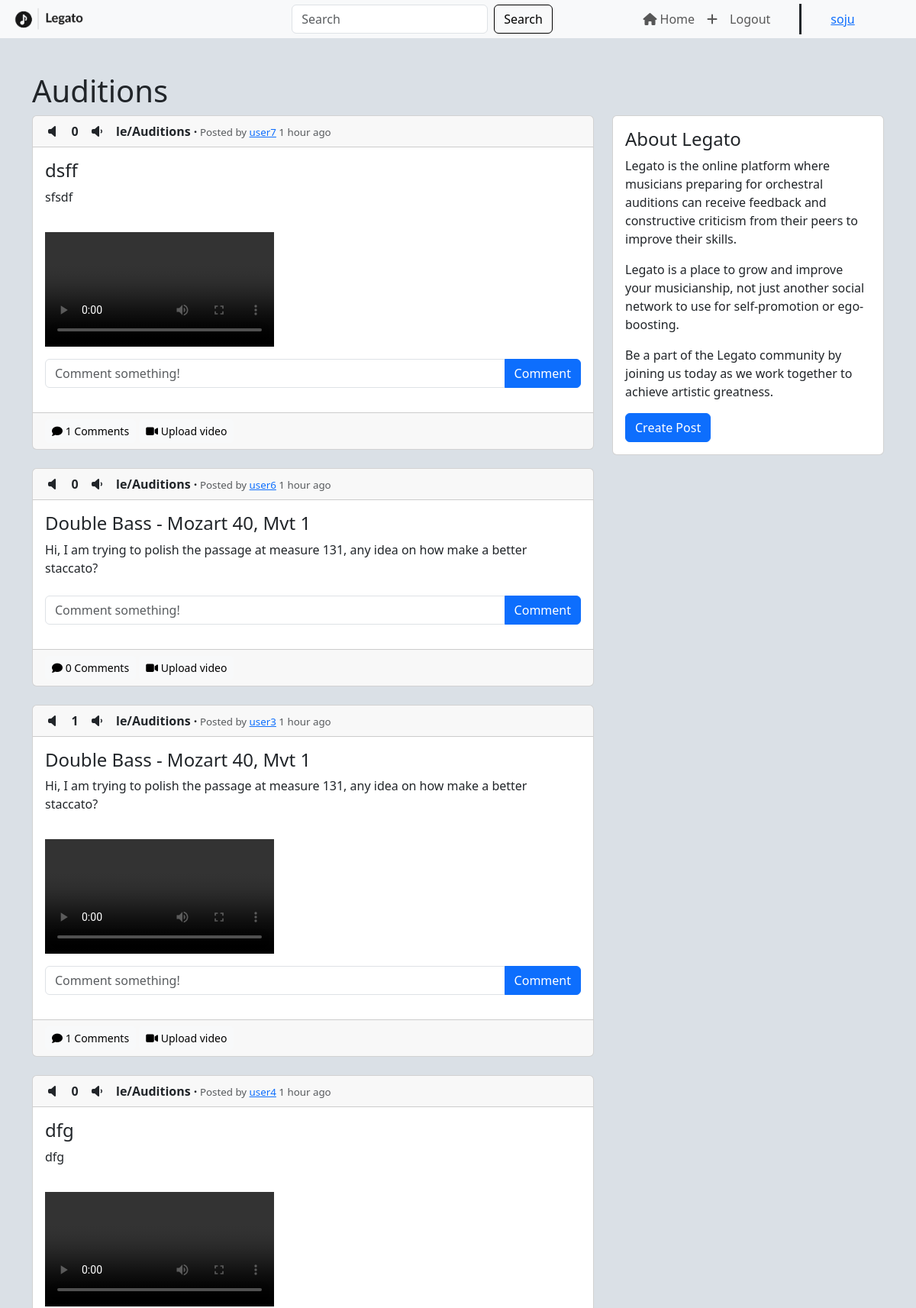
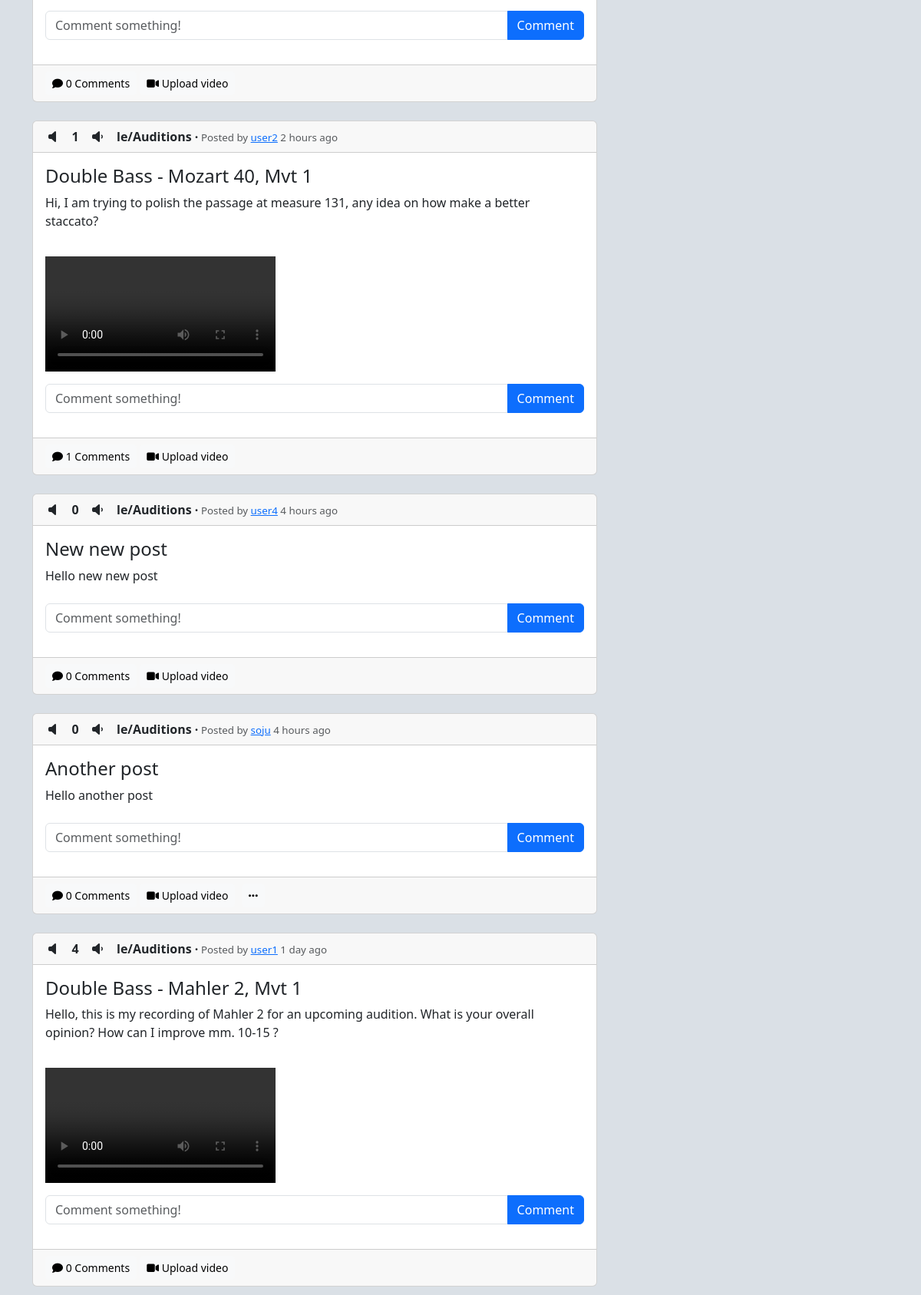
The app's page /index (signed in, upper part) with its own data (2 pictures, top to bottom).
### legato/models.py (models this page shows)
class User(db.Model, UserMixin):
    id = db.Column(db.Integer, primary_key=True)
    email = db.Column(db.String(150), nullable=False, unique=True)
    username = db.Column(db.String(150), nullable=False, unique=True)
    password = db.Column(db.String(150), nullable=False)
    date_created = db.Column(db.DateTime(timezone=True), default=func.now())
    posts = db.relationship('Post', backref='user', passive_deletes=True)
    comments = db.relationship('Comment', backref='user', passive_deletes=True)
    likes = db.relationship('Like', backref='user', passive_deletes=True)
    dislikes = db.relationship('Dislike', backref='user', passive_deletes=True)

class Post(db.Model):
    id = db.Column(db.Integer, primary_key=True)
    title = db.Column(db.String(60), nullable=False)
    text = db.Column(db.Text, nullable=False)
    date_created = db.Column(db.DateTime(timezone=True), default=func.now())
    author_id = db.Column(db.Integer, db.ForeignKey(
        'user.id', ondelete="CASCADE"), nullable=False)
    comments = db.relationship('Comment', backref='post', passive_deletes=True)
    likes = db.relationship('Like', backref='post', passive_deletes=True)
    dislikes = db.relationship('Dislike', backref='post', passive_deletes=True)
    video = db.Column(db.String(100), nullable=True)

### legato/views.py (the view)
@views.route("/")
@views.route("/index")
@login_required
def index():
    search = request.args.get("search")
    comments = Comment.query.all()
    now = datetime.utcnow()
    if search:
        posts = Post.query.filter(Post.title.contains(
            search) | Post.text.contains(search)).all()
    else:
        posts = Post.query.all()
    for post in posts:
        date = post.date_created
        ups = len(post.likes)
        downs = len(post.dislikes)
        post.hot_score = hot(ups, downs, date)
    sorted_posts = sorted(posts, key=lambda post: post.hot_score, reverse=True)
    for post in sorted_posts:
        time_diff = now - post.date_created
        post.time_passed = from_now(time_diff)
    for comment in comments:
        time_diff = now - comment.date_created
        comment.time_passed = from_now(time_diff)
    return render_template("index.html", user=current_user, posts=sorted_posts)

### legato/__init__.py (called while the page is built)
def create_app():
    app = Flask(__name__)
    app.config['SECRET_KEY'] = SECRET_KEY
    app.config["SQLALCHEMY_DATABASE_URI"] = f"sqlite:///{os.path.join(os.getcwd(), 'database.db')}"
    app.config['UPLOAD_FOLDER'] = UPLOAD_FOLDER
    app.config['MAX_CONTENT_LENGTH'] = 100 * 1024 * 1024
    db.init_app(app)
    from .views import views
    from .auth import auth
    app.register_blueprint(views, url_prefix="/")
    app.register_blueprint(auth, url_prefix="/")
    login_manager = LoginManager()
    login_manager.login_view = "auth.login"
    login_manager.init_app(app)
    @login_manager.user_loader
    def load_user(id):
        return User.query.get(int(id))
    with app.app_context():
        from .models import User
        db.create_all()
    return app

### legato/helpers.py (called while the page is built, shortened)
def from_now(time_diff):
    minutes = int(time_diff.total_seconds() // 60)
    if minutes < 1:
        return "less than a minute ago"
    if minutes == 1:
        return "1 minute ago"
    if minutes > 1 and minutes < 60:
        return f"{minutes} minutes ago"
    hours = int(minutes // 60)
    if hours == 1:
        return "1 hour ago"
    if hours > 1 and hours < 24:
        return f"{hours} hours ago"
    days = int(hours // 24)
    if days == 1:
        return "1 day ago"

def epoch_seconds(date):
    td = date - epoch
    return td.days * 86400 + td.seconds + (float(td.microseconds) / 1000000)

def score(ups, downs):
    return ups - downs

def hot(ups, downs, date):
    s = score(ups, downs)
    order = log(max(abs(s), 1), 10)
    sign = 1 if s > 0 else -1 if s < 0 else 0
    seconds = epoch_seconds(date) - 1134028003
    return round(sign * order + seconds / 45000, 7)

### legato/templates/index.html (shortened to what this page needs)
{% extends "posts_div.html" %}

### legato/templates/posts_div.html (shortened to what this page needs)
{% extends "layout.html" %}
{% block main %}
<div class="posts">
  <div class="container">
    <div class="row">
      <h1>{% block header %}Auditions{% endblock %}</h1>
      <div class="col-sm-8">
        {% for post in posts %}
        <div class="card">
          <div class="card-header">
            {% if user.id in post.dislikes|map(attribute="author_id")|list %}
            <i class="fa-solid fa-volume-xmark" id="dislike-button-{{post.id}}" onclick="dislike({{post.id}})"></i>
            {% else %}
            <i class="fa-solid fa-volume-off" id="dislike-button-{{post.id}}" onclick="dislike({{post.id}})"></i>
            {% endif %}
            <span id="counter-{{post.id}}" class="counter">
              {{ post.likes|length - post.dislikes|length}}
            </span>
            {% if user.id in post.likes|map(attribute="author_id")|list %}
            <i class="fa-solid fa-volume-high" id="like-button-{{post.id}}" onclick="like({{post.id}})"></i>
            {% else %}
            <i class="fa-solid fa-volume-low" id="like-button-{{post.id}}" onclick="like({{post.id}})"></i>
            {% endif %}
            <span class="legend"><strong id="sub">le/Auditions ·</strong><span class="text-muted"
                style="font-size: 10pt;"> Posted by
                <a href="/posts/{{post.user.username}}">{{post.user.username}}</a>
                {{ post.time_passed }}</span></span>
          </div>
          <div class="card-body">
            <div class="textual-content">
              <h4 class="card-title">{{ post.title }}</h4>
              <p class="card-text">{{ post.text }}</p>
            </div>
            {% if post.video %}
            <div class="video-container">
              <video controls="controls" preload="preload">
                <source src="/static/{{post.video}}" type="video/mp4">
              </video>
            </div>
            {% endif %}
            <form class="input-group mb-3" id="comment" method="POST" action="/create-comment/{{post.id}}">
              <input type="text" id="text" name="text" class="form-control" placeholder="Comment something!" />
              <button type="submit" class="btn btn-primary">Comment</button>
            </form>
          </div>
          <div class="card-footer text-muted">
            <a data-bs-toggle="collapse" href="#comments-{{post.id}}" class="btn btn-light btn-sm"><i
                class="fas fa-comment"></i>
              {{post.comments|length}} Comments</a>
            <a data-bs-toggle="collapse" href="#upload-{{post.id}}" class="btn btn-light btn-sm"><i
                class="fa-solid fa-video"></i> Upload video</a>
            {% if user.id == post.author_id %}
            <a href="#" class="btn btn-light btn-sm" data-bs-toggle="dropdown" aria-expanded="false"
              id="dropdownToggle"><i class="fa-solid fa-ellipsis"></i></a>
            {% endif %}
          </div>
        </div>
        <br />
        {% endfor %}
      </div>
      {% block column %}
      <div class="col-sm-4" style="display: block;">
        <div class="card" id="side-card">
          <div class="card-body">
            <h4 class="card-title">About Legato</h4>
            <p class="card-text">
              Legato is the online platform where musicians preparing for orchestral auditions can receive feedback and
              constructive criticism from their peers to improve their skills.
            <p class="card-text">
              Legato is a place to grow and improve your musicianship, not just another social network to use for
              self-promotion or ego-boosting.
            </p>
            </p>
            <p class="card-text"> Be a part of the Legato community by joining us today as we work together to achieve
              artistic greatness.
            </p>
            <a href="/create-post" class="btn btn-primary btn-block">Create Post</a>
          </div>
        </div>
      </div>
      {% endblock %}
    </div>
  </div>
</div>
{% endblock %}

### legato/templates/layout.html (shortened to what this page needs)
<!DOCTYPE html>
<html lang="en">
<head>
  <link href="https://cdn.jsdelivr.net/npm/bootstrap@5.3.0-alpha1/dist/css/bootstrap.min.css" rel="stylesheet"
 />
  <link href="/static/styles.css" rel="stylesheet">
</head>
<body>
  <nav class="navbar navbar-expand-lg bg-body-tertiary fixed-top">
    <div class="container-fluid">
      <a class="navbar-brand" href="/"><img src="/static/Legato-logos_transparent.png" alt=""></a>
      <div class="collapse navbar-collapse" id="navbarTogglerDemo02">
        <form class="d-flex" role="search" style="margin-left: auto;
        margin-right: auto;">
          <input class="form-control me-2" type="search" placeholder="Search" name="search">
          <button class="btn btn-outline-success" type="submit">Search</button>
        </form>
        <ul class="navbar-nav me-auto mb-2 mb-lg-0">
          <li class="nav-item">
            <a class="nav-item nav-link" href="/index"><i class="fa-solid fa-house"></i> Home</a>
          </li>
          {% if user.is_authenticated %}
          <li class="nav-item">
            <a class="nav-item nav-link" href="/create-post"><i class="fa-solid fa-plus"></i></a>
          </li>
          <li class="nav-item">
            <a class="nav-item nav-link" href="/logout">Logout</a>
          </li>
          <div style="margin-left: 30px;border-left-width: 3px;border-left-style: solid;margin-right: 30px;"></div>
          <li class="nav-item">
            <a class="nav-item nav-link" id="nav-username" href="/posts/{{user.username}}">{{user.username}}</a>
          </li>
          {% endif %}
        </ul>
      </div>
    </div>
  </nav>
  <div>{% block main %}{% endblock %}</div>
</body>
</html>

### legato/static/styles.css (style rules this page uses)
body { background: #dae0e6 !important; margin-top: 75px !important; }
.navbar { --bs-navbar-padding-y: 0; }
.navbar-nav { margin-left: auto; margin-right: auto; padding-right: 10px; padding-left: 10px; margin-bottom: 10px; }
.navbar-brand { width: 150px; font-size: 24px; }
.navbar-brand img { height: 40px; float: left; margin-right: 7px; }
#navbarTogglerDemo02 { margin-right: 0px; margin-left: 65px; padding-left: 89px; padding-right: 0px; }
#nav-username { color: rgba(var(--bs-link-color-rgb), var(--bs-link-opacity, 1)); text-decoration: underline; }
.btn-outline-success { --bs-btn-color: black; --bs-btn-border-color: black; --bs-btn-hover-color: #fff; --bs-btn-hover-bg: orange; --bs-btn-hover-border-color: black; --bs-btn-focus-shadow-rgb: 25, 135, 84; --bs-btn-active-color: #fff; --bs-btn-active-bg: orange; --bs-btn-active-border-color: orange; --bs-btn-active-shadow: inset 0 3px 5px rgba(0, 0, 0, 0.125); --bs-btn-disabled-color: orange; --bs-btn-disabled-bg: transparent; --bs-btn-disabled-border-color: orange; --bs-gradient: none; }
.card-header { display: flex; align-items: center; }
.card-header i { font-size: 16px; margin-right: 10px; width: 24px; text-align: center; }
.card-header .counter { font-size: 16px; min-width: 20px; text-align: center; position: relative; left: -6px; font-weight: bold; }
.fa-volume-low { margin-right: 5px; margin-left: 4px; padding-right: 6px; }
.fa-volume-off { margin-left: 1px; min-width: 20px; padding-right: 8px; }
#side-card { position: sticky; top: 55px; }
.posts { padding-top: 20px; }
.video-container { margin: 10px auto; }
video { max-width: 100%; }

### records on screen
User: username "soju"
Post: likes|length "0", user.username "user7", time_passed "1 hour ago", title "dsff", text "sfsdf", comments|length "1"
Post: likes|length "0", user.username "user6", time_passed "1 hour ago", title "Double Bass - Mozart 40, Mvt 1", text "Hi, I am trying to polish the passage at measure 131, any idea on how make a better staccato?", comments|length "0"
Post: likes|length "1", user.username "user3", time_passed "1 hour ago", title "Double Bass - Mozart 40, Mvt 1", text "Hi, I am trying to polish the passage at measure 131, any idea on how make a better staccato?", comments|length "1"
Post: likes|length "0", user.username "user4", time_passed "1 hour ago", title "dfg", text "dfg", comments|length "0"
Post: likes|length "1", user.username "user2", time_passed "2 hours ago", title "Double Bass - Mozart 40, Mvt 1", text "Hi, I am trying to polish the passage at measure 131, any idea on how make a better staccato?", comments|length "1"
Post: likes|length "0", user.username "user4", time_passed "4 hours ago", title "New new post", text "Hello new new post", comments|length "0"
Post: likes|length "0", user.username "soju", time_passed "4 hours ago", title "Another post", text "Hello another post", comments|length "0"
Post: likes|length "4", user.username "user1", time_passed "1 day ago", title "Double Bass - Mahler 2, Mvt 1", text "Hello, this is my recording of Mahler 2 for an upcoming audition. What is your overall opinion? How can I improve mm. 10-15 ?", comments|length "0"
